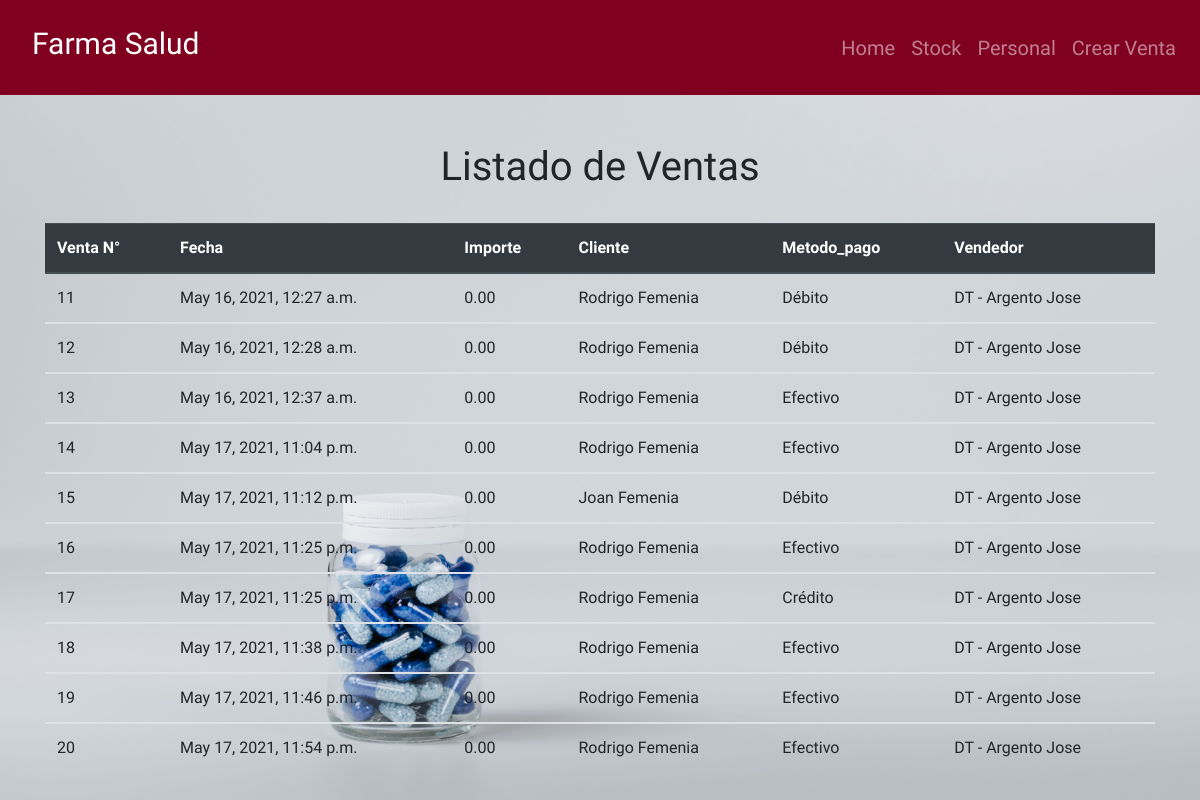
/home/, run on an earlier commit of the app's database.
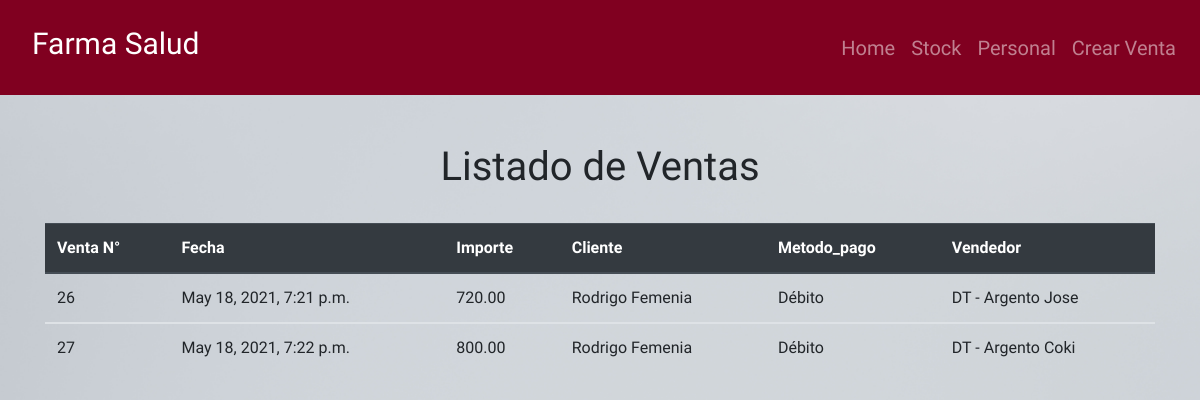
And on a later commit of the database.
### app/models.py (models this page shows, shortened)
class Venta(models.Model):
    METODO_PAGO = (('Efectivo', 'Contado'), ('Débito',
                   'Tarjeta de débito'), ('Crédito', 'Tarjeta de crédito'))
    fecha = models.DateTimeField(auto_now=True)
    importe = models.DecimalField(
        max_digits=10, decimal_places=2, null=True, blank=True)
    metodo_pago = models.CharField(
        choices=METODO_PAGO, max_length=10, blank=True, null=True)
    cliente = models.ForeignKey(
        Cliente, on_delete=models.SET_NULL, blank=True, null=True)
    vendedor = models.ForeignKey(
        PersonalSucursal, on_delete=models.SET_NULL, blank=True, null=True)
    farmacia = models.ForeignKey(
        Farmacia, on_delete=models.SET_NULL, blank=True, null=True)

class Cliente(models.Model):
    documento = models.CharField(
        max_length=20, blank=True, null=True, default=0)
    nombre = models.CharField(max_length=20, blank=True, null=True)
    apellido = models.CharField(max_length=20, blank=True, null=True)
    direccion = models.CharField(max_length=30, blank=True, null=True)
    telefono = models.CharField(max_length=20, blank=True, null=True)
    email = models.EmailField(max_length=40, blank=True, null=True)
    obra_social = models.CharField(max_length=20, blank=True, null=True)
    def __str__(self):
        return (self.nombre + ' ' + self.apellido)

class Personal(models.Model):
    documento = models.CharField(
        max_length=20, blank=True, null=True, default=0)
    nombre = models.CharField(max_length=20, blank=True, null=True)
    apellido = models.CharField(max_length=20, blank=True, null=True)
    direccion = models.CharField(max_length=30, blank=True, null=True)
    telefono = models.CharField(max_length=20, blank=True, null=True)
    legajo = models.CharField(max_length=10, blank=True, null=True)
    class Meta:
        abstract = True

class PersonalSucursal(Personal):
    CARGO = (('Dir', 'Director'), ('CE', 'Comite Ejecutivo'),
             ('DT', 'Directores Técnicos'), ('Aux', 'Auxiliares'))
    cargo = models.CharField(
        max_length=20, choices=CARGO, blank=True, null=True)
    farmacia = models.ForeignKey(
        Farmacia, on_delete=models.SET_NULL, blank=True, null=True)
    def __str__(self):
        return self.cargo + ' - ' + self.apellido + ' ' + self.nombre

### app/views.py (the view)
# urls.py: 2. Add a URL to urlpatterns:  path('', views.home, name='home')
def home(request):
    venta = Venta.objects.all()
    context = {
        'venta': venta,
    }
    return render(request, 'app/home.html', context)

### templates/app/home.html
{% extends 'app/base.html'%}
{% block content%}
<br></br>
<div class = "container">
  <h1 class= "text-center">Listado de Ventas</h1>
  <br>
  <table class="table">
    <thead class="thead-dark">
      <tr>
        <th scope="col">Venta N°</th>
        <th scope="col">Fecha</th>
        <th scope="col">Importe</th>
        <th scope="col">Cliente</th>
        <th scope="col">Metodo_pago</th>
        <th scope="col">Vendedor</th>
      </tr>
    </thead>
    {% for v in venta%}
    <tbody>
      <tr>
        <td>{{v.id}}</td>
        <td>{{v.fecha}}</td>
        <td>{{v.importe}}</td>
        <td>{{v.cliente}}</td>
        <td>{{v.metodo_pago}}</td>
        <td>{{v.vendedor}}</td>
      </tr>
    </tbody>
    {% endfor %}
  </table>
</div>
{% endblock%}

What changed in the data, as far as the page shows it:
removed Venta: id "11", fecha "May 16, 2021, 12:27 a.m.", importe "0.00", cliente "Rodrigo Femenia", metodo_pago "Débito", vendedor "DT - Argento Jose"
removed Venta: id "12", fecha "May 16, 2021, 12:28 a.m.", importe "0.00", cliente "Rodrigo Femenia", metodo_pago "Débito", vendedor "DT - Argento Jose"
removed Venta: id "13", fecha "May 16, 2021, 12:37 a.m.", importe "0.00", cliente "Rodrigo Femenia", metodo_pago "Efectivo", vendedor "DT - Argento Jose"
removed Venta: id "14", fecha "May 17, 2021, 11:04 p.m.", importe "0.00", cliente "Rodrigo Femenia", metodo_pago "Efectivo", vendedor "DT - Argento Jose"
removed Venta: id "15", fecha "May 17, 2021, 11:12 p.m.", importe "0.00", cliente "Joan Femenia", metodo_pago "Débito", vendedor "DT - Argento Jose"
removed Venta: id "16", fecha "May 17, 2021, 11:25 p.m.", importe "0.00", cliente "Rodrigo Femenia", metodo_pago "Efectivo", vendedor "DT - Argento Jose"
removed Venta: id "17", fecha "May 17, 2021, 11:25 p.m.", importe "0.00", cliente "Rodrigo Femenia", metodo_pago "Crédito", vendedor "DT - Argento Jose"
removed Venta: id "18", fecha "May 17, 2021, 11:38 p.m.", importe "0.00", cliente "Rodrigo Femenia", metodo_pago "Efectivo", vendedor "DT - Argento Jose"
removed Venta: id "19", fecha "May 17, 2021, 11:46 p.m.", importe "0.00", cliente "Rodrigo Femenia", metodo_pago "Efectivo", vendedor "DT - Argento Jose"
removed Venta: id "20", fecha "May 17, 2021, 11:54 p.m.", importe "0.00", cliente "Rodrigo Femenia", metodo_pago "Efectivo", vendedor "DT - Argento Jose"
added Venta: id "26", fecha "May 18, 2021, 7:21 p.m.", importe "720.00", cliente "Rodrigo Femenia", metodo_pago "Débito", vendedor "DT - Argento Jose"
added Venta: id "27", fecha "May 18, 2021, 7:22 p.m.", importe "800.00", cliente "Rodrigo Femenia", metodo_pago "Débito", vendedor "DT - Argento Coki"
